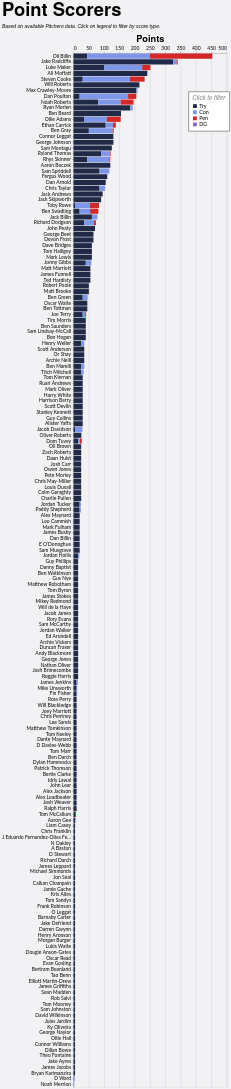

This figure's Vega-Lite source:
### Vega-Lite specification from a JSON file in a GitHub repository (floating-point values rounded to 4 significant figures; data arrays with more than 128 entries replaced by an {"elided": "..."} marker saying what was removed)
{"config": {"axis": {"labelFont": "Lato, sans-serif", "titleFont": "PT Sans Narrow, Helvetica Neue, Helvetica, Arial, sans-serif", "labelFontSize": 13, "titleFontSize": 24, "gridColor": "#202947", "gridOpacity": 0.2}, "header": {"labelFont": "PT Sans Narrow, Helvetica Neue, Helvetica, Arial, sans-serif", "titleFont": "PT Sans Narrow, Helvetica Neue, Helvetica, Arial, sans-serif", "labelFontSize": 24, "titleFontSize": 28, "labelFontWeight": "bold", "orient": "left"}, "legend": {"labelFont": "Lato, sans-serif", "titleFont": "PT Sans Narrow, Helvetica Neue, Helvetica, Arial, sans-serif", "labelFontSize": 14, "titleFontSize": 16, "titlePadding": 5, "fillColor": "white", "strokeColor": "black", "padding": 10, "titleFontWeight": "lighter", "titleFontStyle": "italic", "titleColor": "gray", "offset": 10}, "title": {"font": "PT Sans Narrow, Helvetica Neue, Helvetica, Arial, sans-serif", "fontSize": 48, "fontWeight": "bold", "anchor": "start", "align": "center", "titlePadding": 20, "subtitlePadding": 10, "subtitleFontSize": 13, "subtitleColor": "", "subtitleFontStyle": "italic", "offset": 15, "color": "black"}, "axisX": {"labelAngle": 0}, "facet": {"title": null, "header": null, "align": {"row": "each", "column": "each"}}, "resolve": {"scale": {"y": "independent", "facet": "independent"}}, "background": "#f2f1f4"}, "data": {"name": "data-146ca26cee1f82b3b216bbfec63132ff"}, "mark": {"type": "bar"}, "encoding": {"color": {"field": "event", "legend": {"legendX": 300, "legendY": 100, "orient": "none", "title": "Click to filter"}, "scale": {"domain": ["Try", "Con", "Pen", "DG"], "range": ["#202946", "#7d96e8", "#d62728", "#9467bd"]}, "type": "nominal"}, "order": {"field": "event_sort", "sort": "ascending", "type": "quantitative"}, "tooltip": [{"field": "player", "title": "Player", "type": "nominal"}, {"field": "event", "title": "Type", "type": "nominal"}, {"aggregate": "sum", "field": "count", "title": "Count", "type": "quantitative"}, {"aggregate": "sum", "field": "Points", "title": "Points", "type": "quantitative"}, {"aggregate": "sum", "field": "A", "title": "Games", "type": "quantitative"}], "x": {"aggregate": "sum", "axis": {"orient": "top", "title": "Points"}, "field": "Points", "type": "quantitative"}, "y": {"field": "player", "sort": "-x", "title": null, "type": "nominal"}}, "height": {"step": 15}, "params": [{"name": "param_12", "select": {"type": "point", "fields": ["event"]}, "bind": "legend"}], "title": {"text": "Point Scorers", "subtitle": "Based on available Pitchero data. Click on legend to filter by score type."}, "transform": [{"filter": {"param": "param_12"}}, {"calculate": "datum.event == 'Try' ? 1 : datum.event == 'Con' ? 2 : datum.event == 'Pen' ? 3 : datum.event == 'DG' ? 4 : 5", "as": "event_sort"}], "width": 400, "$schema": "https://vega.github.io/schema/vega-lite/v5.20.1.json", "datasets": {"data-146ca26cee1f82b3b216bbfec63132ff": {"elided": "556 records"}}}
